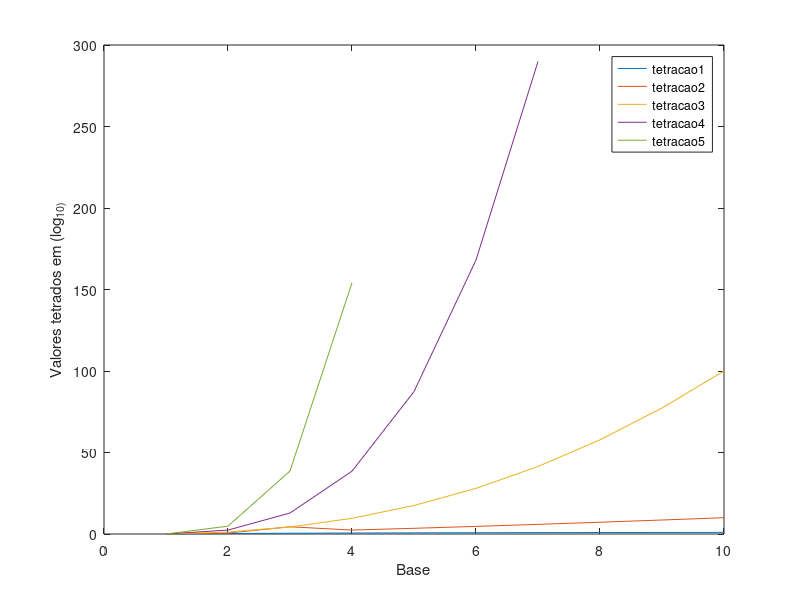

Write MATLAB code to recreate this figure.
%Script para plotar gráficos das bases e seu valor tetrado (log10).

base = [1:10];
tetracao1 = [0 0.30  0.48 0.60 0.70 0.78 0.84 0.90 0.95 1];
tetracao2 = [0 0.60 4.43 2.41 3.50 4.67 5.92 7.2247 8.59 10];
tetracao3 = [0 1.20 4.29 9.63 17.47 28.01 41.41 57.80 77.29 100];
tetracao4 = [0 2.41 12.88 38.53 87.37 168.08 289.87 Inf Inf Inf];
tetracao5 = [0 4.82 38.65 154.13 Inf Inf Inf Inf Inf Inf];

plot(base,tetracao1);
hold on;
plot(base,tetracao2);
plot(base,tetracao3);
plot(base,tetracao4);
plot(base,tetracao5);
legend('tetracao1','tetracao2','tetracao3','tetracao4','tetracao5');
xlabel('Base');
ylabel('Valores tetrados em (log_1_0_)');